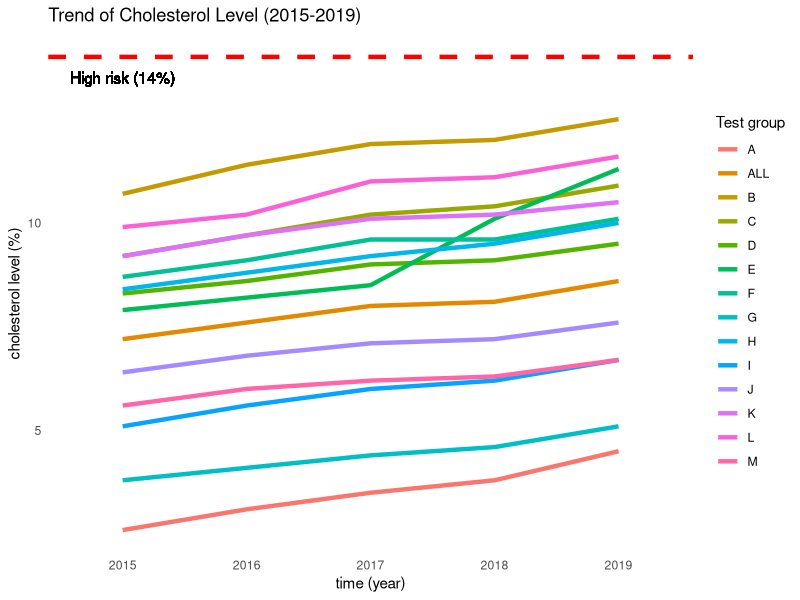

Write R code to recreate this figure.
## ---- chunk 1
knitr::opts_chunk$set(message = FALSE, warning = FALSE)
## ---- chunk 2
require(tidyverse)
require(ggplot2)
## ---- chunk 3
data <- tibble(
  TG = c(
    "ALL",
    LETTERS[1:13]
  ),
  "2015" = c(
    7.2,
    2.6,
    10.7,
    9.2,
    8.3,
    7.9,
    8.7,
    3.8,
    8.4,
    5.1,
    6.4,
    9.2,
    9.9,
    5.6
  ),
  "2016" = c(
    7.6,
    3.1,
    11.4,
    9.7,
    8.6,
    8.2,
    9.1,
    4.1,
    8.8,
    5.6,
    6.8,
    9.7,
    10.2,
    6.0
  ),
  "2017" = c(
    8.0,
    3.5,
    11.9,
    10.2,
    9.0,
    8.5,
    9.6,
    4.4,
    9.2,
    6.0,
    7.1,
    10.1,
    11.0,
    6.2
  ),
  "2018" = c(
    8.1,
    3.8,
    12.0,
    10.4,
    9.1,
    10.1,
    9.6,
    4.6,
    9.5,
    6.2,
    7.2,
    10.2,
    11.1,
    6.3
  ),
  "2019" = c(
    8.6,
    4.5,
    12.5,
    10.9,
    9.5,
    11.3,
    10.1,
    5.1,
    10.0,
    6.7,
    7.6,
    10.5,
    11.6,
    6.7
  )
)

glimpse(data)
## ---- chunk 4
data %>%
  gather("KEY", "VALUE", -TG) %>%
    ggplot() +
      geom_line(aes(KEY, VALUE, group = TG, color = TG), size = 1.5) +
      geom_hline(
        yintercept = 14, linetype = "dashed", color = "red", size = 1.5) +
      geom_text(aes(1, 13.5, label = "High risk (14%)")) +
      theme_minimal() +
      theme(
          panel.grid.major = element_blank(),
          panel.grid.minor = element_blank()) +
      labs(
            x = "time (year)",
            y = "cholesterol level (%)",
            color = "Test group",
            title = "Trend of Cholesterol Level (2015-2019)"
      )
